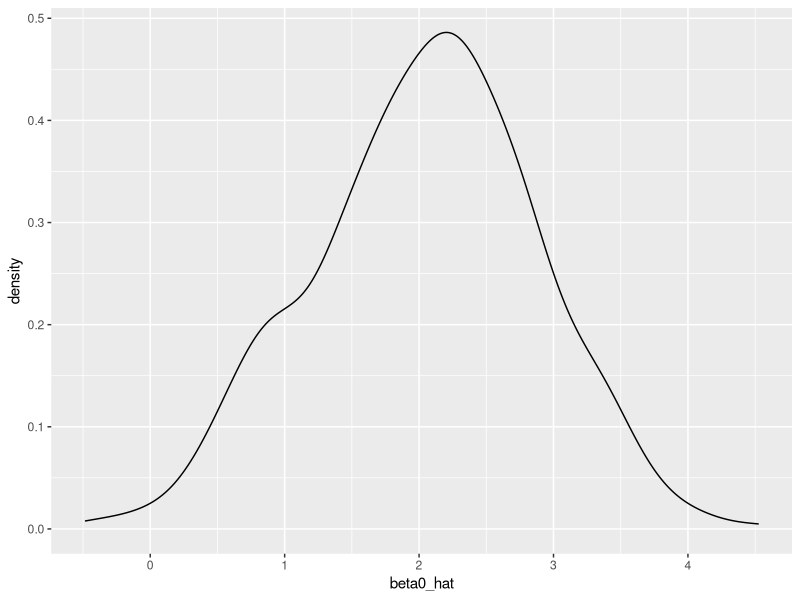
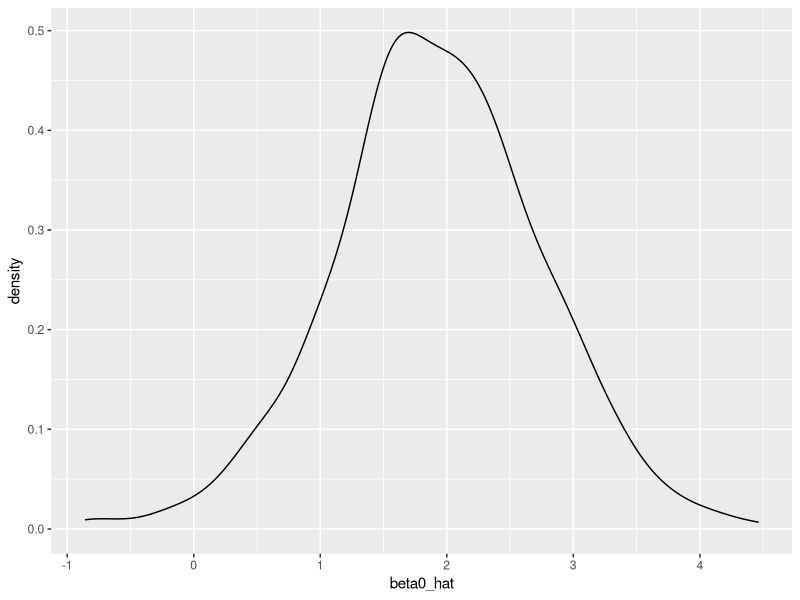
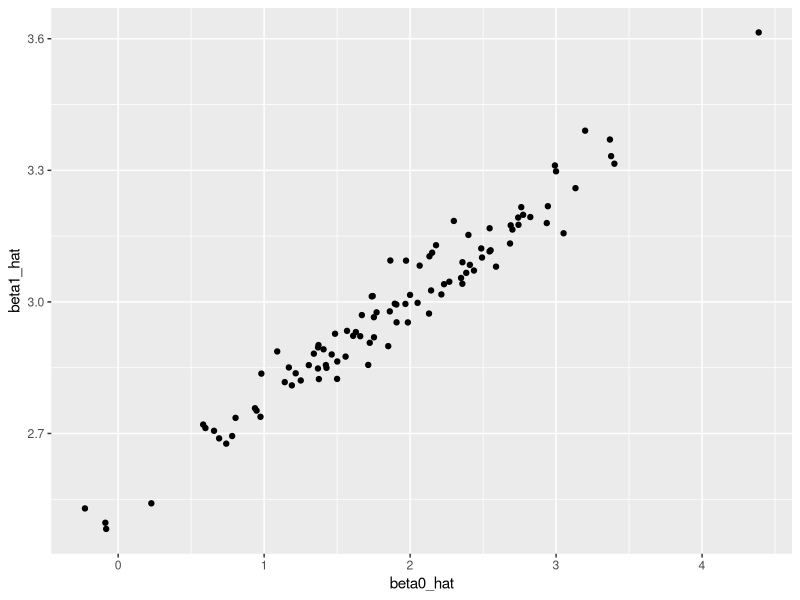
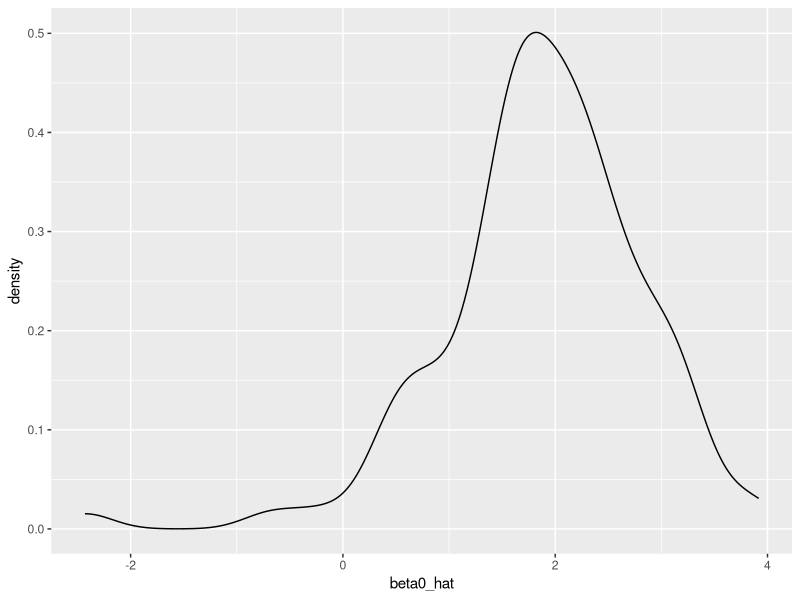
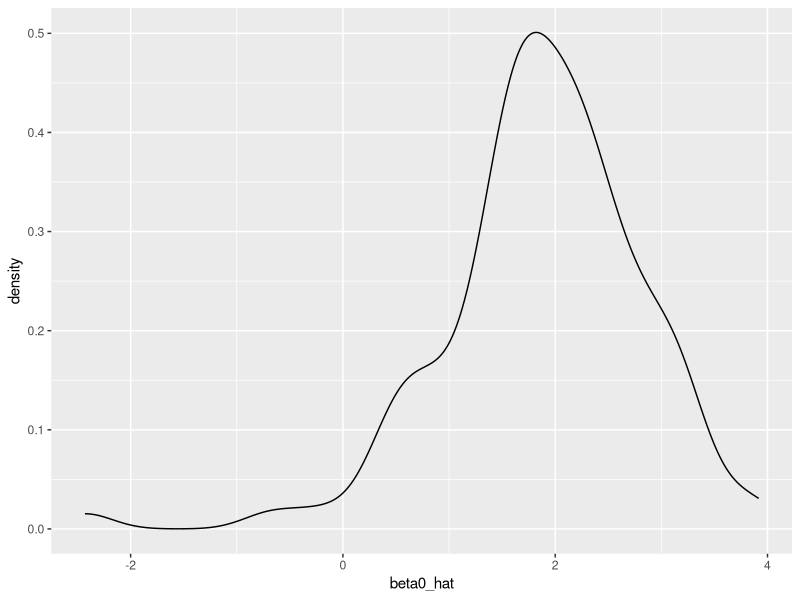
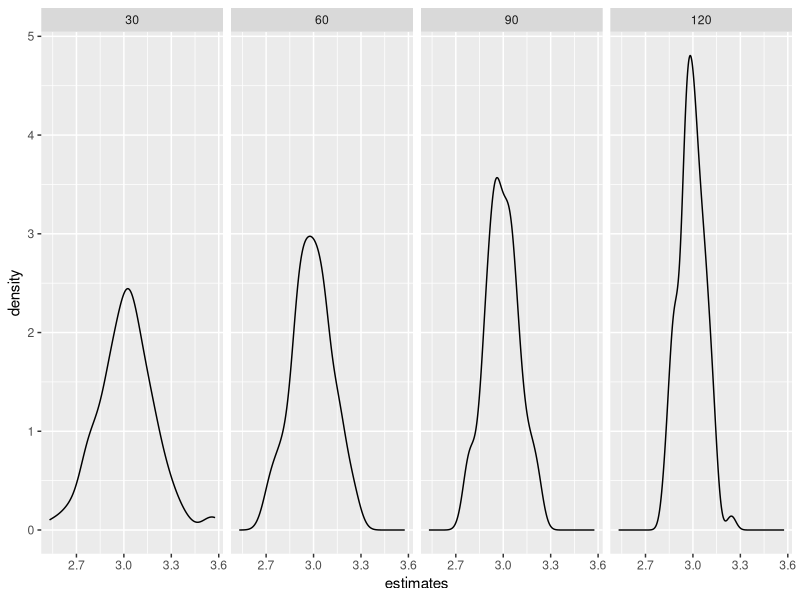
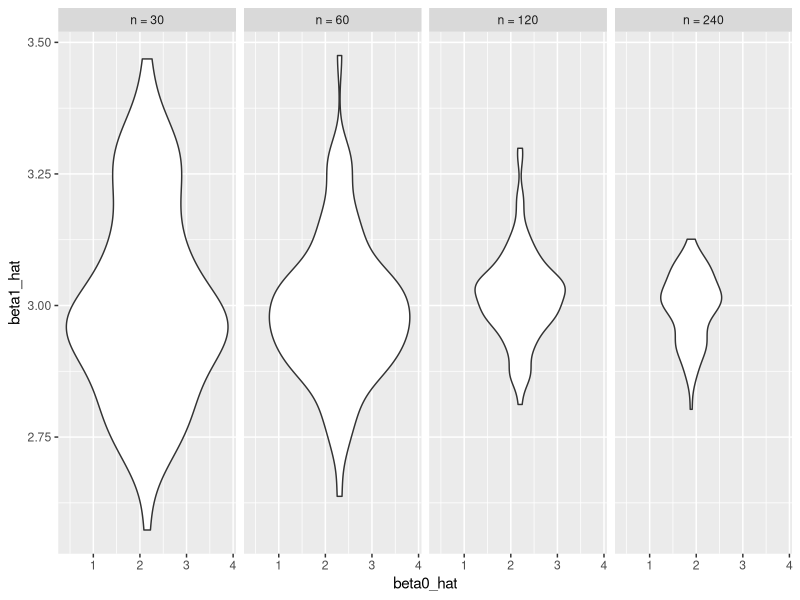

Reproduce these figures in R, in order.
## ---- chunk 1
library(tidyverse)
set.seed(1)
## ---- chunk 2
sim_regression = function(n,beta0 = 2, beta1 = 3){
    sim_data = tibble(
        x = rnorm(n, mean = -4, sd = 1),
        y =  beta0 + beta1 * x + rnorm(n, 0, 1)
    )
    
     ls_fit = lm(y ~ x, data = sim_data)
  
  tibble(
    beta0_hat = coef(ls_fit)[1],
    beta1_hat = coef(ls_fit)[2]
  )
}
## ---- chunk 3
output = vector("list", length = 500)
for (i in 1:500) {
    output[[i]] = sim_regression(n = 30)
}
bind_rows(output) %>% 
    ggplot(aes(x = beta0_hat)) + geom_density()
    

## ---- chunk 4
output <- rerun(500,sim_regression(n = 30))
## equals to the former for loop, give the results in list format, separated by times 

bind_rows(output) %>% 
    ggplot(aes(x = beta0_hat)) + geom_density()
## bind_rows == rbind_list() and rbind_all() 


sim_results = 
  rerun(100, sim_regression(30, 2, 3)) %>% 
  bind_rows() ## always remember to use bind_rows!
 
sim_results %>% 
    ggplot(aes(x = beta0_hat, y = beta1_hat)) + 
    geom_point()


### x 取值于 mean = 0 & mean = 1 normal distribution, huge difference!
### beta0_hat和beta1_hat 本身就有线性关系， x均值等于0的时候相乘得零只剩随机误差， x均值越大，线性关系越明显

## ---- chunk 5
sim_results %>% 
  pivot_longer(cols = beta0_hat:beta1_hat, names_to = "parameter", values_to = "estimate") %>% 
  # == gather(key = parameter, value = estimate, beta0_hat:beta1_hat) %>% 
  group_by(parameter) %>% 
  summarize(emp_mean = mean(estimate),
            emp_var = var(estimate)) %>% 
  knitr::kable(digits = 3)
## ---- chunk 6
n_list = list(
    "n_30" = 30,
    "n_60" = 60,
    "n_120" = 120,
    "n_240" = 24
    
)

output = vector("list",length = 4)

for (i  in 1:4) {
    output[[i]] = rerun(100, sim_regression(n = n_list[[i]])) %>% 
        bind_rows
    
}

output
g_output <- vector("list",length = 4)
for (i in 1:4) {
  g_output[[i]] <-  
    output[[i]] %>% 
      ggplot(aes(x = beta0_hat))+geom_density()
  
}
output[[4]] %>% 
    ggplot(aes(x = beta0_hat))+geom_density()  
## sample size bigger,more approximate to normal distribution
g_output[[4]]
## ---- chunk 7
sim = 
  tibble(
    size = seq(30,120,by = 30)
  ) %>% 
  mutate(
    estimates_list = map(.x = size,.f = ~rerun(100,sim_regression(n = .x))),
    estimates = map(.x = estimates_list, ~bind_rows(.x))
  ) %>% 
  select(-estimates_list) %>% 
  unnest(estimates) %>% 
  pivot_longer(
    cols = beta0_hat:beta1_hat,
    names_to = "parameters",
    values_to = "estimates"
  )
sim %>%  
  filter(parameters == "beta1_hat") %>% 
  ggplot(aes(x = estimates)) + 
  geom_density() +
  facet_grid(.~size)

sim %>% 
  group_by(parameters, size) %>% 
  summarize(sd = sd(estimates),mean = mean(estimates))
## ---- chunk 8
sim_results <- 
    tibble(
        sample_size = c(30,60,120,240),
        output_list = map(.x = sample_size, ~rerun(100, sim_regression(n = .x))),
        output_df= map(output_list, bind_rows)
    
) %>% 
    select(-output_list) %>% 
    unnest(output_df)

## ---- chunk 9
sim_results %>% 
    group_by(sample_size) %>% 
    summarise(var_b1 = var(beta0_hat))
## ---- chunk 10

sim_results %>% 
    mutate(
        sample_size = str_c("n = ",sample_size),
        sample_size = fct_inorder(sample_size)
    ) %>% 
    ggplot(aes(x = beta0_hat, y =beta1_hat)) +
    facet_grid(.~sample_size)+
    geom_violin()
## ---- chunk 11
sim_results %>% 
  pivot_longer(
    beta0_hat:beta1_hat,
    names_to = "parameter", 
    values_to = "estimate") %>% 
  group_by(parameter, sample_size) %>% 
  summarize(emp_mean = mean(estimate),
            emp_var = var(estimate)) %>% 
  knitr::kable(digits = 3)
